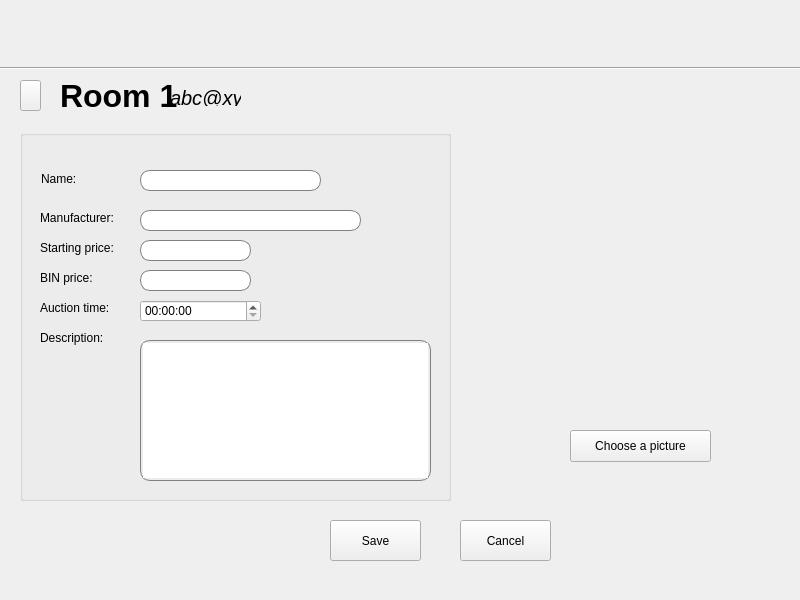
<?xml version="1.0" encoding="UTF-8"?>
<ui version="4.0">
 <class>addItem</class>
 <widget class="QWidget" name="addItem">
  <property name="geometry">
   <rect>
    <x>0</x>
    <y>0</y>
    <width>800</width>
    <height>600</height>
   </rect>
  </property>
  <property name="windowTitle">
   <string>Form</string>
  </property>
  <widget class="QStackedWidget" name="stackedWidget_2">
   <property name="geometry">
    <rect>
     <x>0</x>
     <y>0</y>
     <width>801</width>
     <height>601</height>
    </rect>
   </property>
   <property name="currentIndex">
    <number>0</number>
   </property>
   <widget class="QWidget" name="itemdetailPage">
    <widget class="QLabel" name="label_image">
     <property name="geometry">
      <rect>
       <x>520</x>
       <y>160</y>
       <width>221</width>
       <height>231</height>
      </rect>
     </property>
     <property name="text">
      <string/>
     </property>
    </widget>
    <widget class="Line" name="line">
     <property name="geometry">
      <rect>
       <x>0</x>
       <y>60</y>
       <width>801</width>
       <height>16</height>
      </rect>
     </property>
     <property name="orientation">
      <enum>Qt::Horizontal</enum>
     </property>
    </widget>
    <widget class="QLabel" name="label_logo_2">
     <property name="geometry">
      <rect>
       <x>10</x>
       <y>10</y>
       <width>61</width>
       <height>51</height>
      </rect>
     </property>
     <property name="text">
      <string/>
     </property>
    </widget>
    <widget class="QGroupBox" name="info_item">
     <property name="geometry">
      <rect>
       <x>20</x>
       <y>130</y>
       <width>431</width>
       <height>371</height>
      </rect>
     </property>
     <property name="title">
      <string/>
     </property>
     <widget class="QLineEdit" name="lineEdit_name">
      <property name="geometry">
       <rect>
        <x>120</x>
        <y>40</y>
        <width>181</width>
        <height>21</height>
       </rect>
      </property>
      <property name="styleSheet">
       <string notr="true">border-radius: 10px; padding: 2px; border: 1px solid gray; </string>
      </property>
     </widget>
     <widget class="QLabel" name="label_8">
      <property name="geometry">
       <rect>
        <x>21</x>
        <y>41</y>
        <width>39</width>
        <height>16</height>
       </rect>
      </property>
      <property name="text">
       <string>Name:</string>
      </property>
     </widget>
     <widget class="QLabel" name="label_9">
      <property name="geometry">
       <rect>
        <x>20</x>
        <y>80</y>
        <width>91</width>
        <height>16</height>
       </rect>
      </property>
      <property name="text">
       <string>Manufacturer:</string>
      </property>
     </widget>
     <widget class="QLabel" name="label_10">
      <property name="geometry">
       <rect>
        <x>20</x>
        <y>110</y>
        <width>91</width>
        <height>16</height>
       </rect>
      </property>
      <property name="text">
       <string>Starting price:</string>
      </property>
     </widget>
     <widget class="QLabel" name="label_11">
      <property name="geometry">
       <rect>
        <x>20</x>
        <y>140</y>
        <width>58</width>
        <height>16</height>
       </rect>
      </property>
      <property name="text">
       <string>BIN price:</string>
      </property>
     </widget>
     <widget class="QLabel" name="label_12">
      <property name="geometry">
       <rect>
        <x>20</x>
        <y>170</y>
        <width>81</width>
        <height>16</height>
       </rect>
      </property>
      <property name="text">
       <string>Auction time:</string>
      </property>
     </widget>
     <widget class="QLabel" name="label_13">
      <property name="geometry">
       <rect>
        <x>20</x>
        <y>200</y>
        <width>71</width>
        <height>16</height>
       </rect>
      </property>
      <property name="text">
       <string>Description:</string>
      </property>
     </widget>
     <widget class="QLineEdit" name="lineEdit_manufacturer">
      <property name="geometry">
       <rect>
        <x>120</x>
        <y>80</y>
        <width>221</width>
        <height>21</height>
       </rect>
      </property>
      <property name="styleSheet">
       <string notr="true">border-radius: 10px; padding: 2px; border: 1px solid gray; 
</string>
      </property>
     </widget>
     <widget class="QLineEdit" name="lineEdit_startingPrice">
      <property name="geometry">
       <rect>
        <x>120</x>
        <y>110</y>
        <width>111</width>
        <height>21</height>
       </rect>
      </property>
      <property name="styleSheet">
       <string notr="true">border-radius: 10px; padding: 2px; border: 1px solid gray; </string>
      </property>
     </widget>
     <widget class="QLineEdit" name="lineEdit_binprice">
      <property name="geometry">
       <rect>
        <x>120</x>
        <y>140</y>
        <width>111</width>
        <height>21</height>
       </rect>
      </property>
      <property name="styleSheet">
       <string notr="true">border-radius: 10px; padding: 2px; border: 1px solid gray; </string>
      </property>
     </widget>
     <widget class="QTimeEdit" name="timeEdit_auctiontime">
      <property name="geometry">
       <rect>
        <x>120</x>
        <y>170</y>
        <width>121</width>
        <height>22</height>
       </rect>
      </property>
      <property name="currentSection">
       <enum>QDateTimeEdit::HourSection</enum>
      </property>
      <property name="displayFormat">
       <string>HH:mm:ss</string>
      </property>
     </widget>
     <widget class="QTextEdit" name="textEdit_description">
      <property name="geometry">
       <rect>
        <x>120</x>
        <y>210</y>
        <width>291</width>
        <height>141</height>
       </rect>
      </property>
      <property name="styleSheet">
       <string notr="true">border-radius: 10px; padding: 2px; border: 1px solid gray; </string>
      </property>
     </widget>
    </widget>
    <widget class="QPushButton" name="btn_back">
     <property name="geometry">
      <rect>
       <x>20</x>
       <y>80</y>
       <width>21</width>
       <height>31</height>
      </rect>
     </property>
     <property name="text">
      <string/>
     </property>
    </widget>
    <widget class="QLabel" name="label">
     <property name="geometry">
      <rect>
       <x>60</x>
       <y>70</y>
       <width>151</width>
       <height>51</height>
      </rect>
     </property>
     <property name="font">
      <font>
       <family>Arial</family>
       <pointsize>24</pointsize>
       <bold>true</bold>
      </font>
     </property>
     <property name="text">
      <string>Room 1</string>
     </property>
    </widget>
    <widget class="QLabel" name="label_3">
     <property name="geometry">
      <rect>
       <x>170</x>
       <y>90</y>
       <width>71</width>
       <height>16</height>
      </rect>
     </property>
     <property name="font">
      <font>
       <pointsize>15</pointsize>
       <italic>true</italic>
      </font>
     </property>
     <property name="text">
      <string>abc@xyz</string>
     </property>
    </widget>
    <widget class="QPushButton" name="btn_choosePic">
     <property name="geometry">
      <rect>
       <x>570</x>
       <y>430</y>
       <width>141</width>
       <height>32</height>
      </rect>
     </property>
     <property name="text">
      <string>Choose a picture</string>
     </property>
    </widget>
    <widget class="QPushButton" name="btn_cancel">
     <property name="geometry">
      <rect>
       <x>460</x>
       <y>520</y>
       <width>91</width>
       <height>41</height>
      </rect>
     </property>
     <property name="text">
      <string>Cancel</string>
     </property>
    </widget>
    <widget class="QPushButton" name="btn_save">
     <property name="geometry">
      <rect>
       <x>330</x>
       <y>520</y>
       <width>91</width>
       <height>41</height>
      </rect>
     </property>
     <property name="text">
      <string>Save</string>
     </property>
    </widget>
   </widget>
  </widget>
 </widget>
 <resources/>
 <connections/>
</ui>
